Frame 1 (no input): blank canvas, image omitted
Frame 60 (the mouse pressed at the canvas centre just before this capture): blank canvas, image omitted
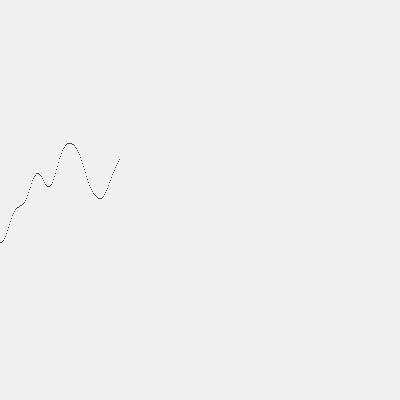
Frame 120 (the mouse held since frame 60 and released just before this capture)

The Processing sketch whose frames 1 and 60 were blank and that drew this single picture after the mouse press (run headless with seeded random() and noise(); from frame 60 on, the mouse is pressed at the canvas centre):

// Processing sketch: noisy_graph
// ── noisy_graph.pde

float ty = 0;
float x = 0;

void setup() {
  size(400, 400);
  background(240);
}

void draw() {
  float ny = noise(ty);
  float y = map(ny, 0, 1, 0, width);
  point(x, y);
  ty += 0.01;
  x += 1;
}
